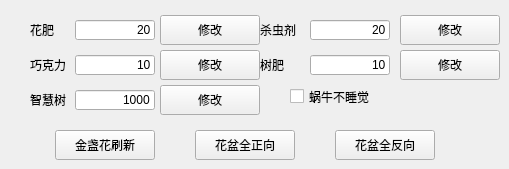
    <widget class="QWidget" name="tab_8">
     <attribute name="title">
      <string>花园</string>
     </attribute>
     <widget class="QPushButton" name="ModifyChocolate">
      <property name="geometry">
       <rect>
        <x>160</x>
        <y>50</y>
        <width>100</width>
        <height>30</height>
       </rect>
      </property>
      <property name="text">
       <string>修改</string>
      </property>
     </widget>
     <widget class="QLineEdit" name="Chocolate">
      <property name="geometry">
       <rect>
        <x>75</x>
        <y>55</y>
        <width>80</width>
        <height>20</height>
       </rect>
      </property>
      <property name="layoutDirection">
       <enum>Qt::LeftToRight</enum>
      </property>
      <property name="inputMethodHints">
       <set>Qt::ImhDigitsOnly</set>
      </property>
      <property name="text">
       <string>10</string>
      </property>
      <property name="alignment">
       <set>Qt::AlignRight|Qt::AlignTrailing|Qt::AlignVCenter</set>
      </property>
     </widget>
     <widget class="QLabel" name="label_4">
      <property name="geometry">
       <rect>
        <x>30</x>
        <y>55</y>
        <width>39</width>
        <height>19</height>
       </rect>
      </property>
      <property name="text">
       <string>巧克力</string>
      </property>
     </widget>
     <widget class="QPushButton" name="ModifyWisdomTreeHeight">
      <property name="geometry">
       <rect>
        <x>160</x>
        <y>85</y>
        <width>100</width>
        <height>30</height>
       </rect>
      </property>
      <property name="text">
       <string>修改</string>
      </property>
     </widget>
     <widget class="QLabel" name="label_3">
      <property name="geometry">
       <rect>
        <x>30</x>
        <y>90</y>
        <width>39</width>
        <height>19</height>
       </rect>
      </property>
      <property name="text">
       <string>智慧树</string>
      </property>
     </widget>
     <widget class="QLineEdit" name="WisdomTreeHeight">
      <property name="geometry">
       <rect>
        <x>75</x>
        <y>90</y>
        <width>80</width>
        <height>20</height>
       </rect>
      </property>
      <property name="layoutDirection">
       <enum>Qt::LeftToRight</enum>
      </property>
      <property name="inputMethodHints">
       <set>Qt::ImhDigitsOnly</set>
      </property>
      <property name="text">
       <string>1000</string>
      </property>
      <property name="alignment">
       <set>Qt::AlignRight|Qt::AlignTrailing|Qt::AlignVCenter</set>
      </property>
     </widget>
     <widget class="QLineEdit" name="Fertilizer">
      <property name="geometry">
       <rect>
        <x>75</x>
        <y>20</y>
        <width>80</width>
        <height>20</height>
       </rect>
      </property>
      <property name="layoutDirection">
       <enum>Qt::LeftToRight</enum>
      </property>
      <property name="inputMethodHints">
       <set>Qt::ImhDigitsOnly</set>
      </property>
      <property name="text">
       <string>20</string>
      </property>
      <property name="alignment">
       <set>Qt::AlignRight|Qt::AlignTrailing|Qt::AlignVCenter</set>
      </property>
     </widget>
     <widget class="QLabel" name="label_31">
      <property name="geometry">
       <rect>
        <x>30</x>
        <y>20</y>
        <width>26</width>
        <height>19</height>
       </rect>
      </property>
      <property name="text">
       <string>花肥</string>
      </property>
     </widget>
     <widget class="QPushButton" name="ModifyFertilizer">
      <property name="geometry">
       <rect>
        <x>160</x>
        <y>15</y>
        <width>100</width>
        <height>30</height>
       </rect>
      </property>
      <property name="text">
       <string>修改</string>
      </property>
      <property name="autoDefault">
       <bool>false</bool>
      </property>
     </widget>
     <widget class="QPushButton" name="ModifyBugSpray">
      <property name="geometry">
       <rect>
        <x>400</x>
        <y>15</y>
        <width>100</width>
        <height>30</height>
       </rect>
      </property>
      <property name="text">
       <string>修改</string>
      </property>
     </widget>
     <widget class="QPushButton" name="ModifyTreeFertilizer">
      <property name="geometry">
       <rect>
        <x>400</x>
        <y>50</y>
        <width>100</width>
        <height>30</height>
       </rect>
      </property>
      <property name="text">
       <string>修改</string>
      </property>
     </widget>
     <widget class="QLineEdit" name="BugSpray">
      <property name="geometry">
       <rect>
        <x>310</x>
        <y>20</y>
        <width>80</width>
        <height>20</height>
       </rect>
      </property>
      <property name="layoutDirection">
       <enum>Qt::LeftToRight</enum>
      </property>
      <property name="inputMethodHints">
       <set>Qt::ImhDigitsOnly</set>
      </property>
      <property name="text">
       <string>20</string>
      </property>
      <property name="alignment">
       <set>Qt::AlignRight|Qt::AlignTrailing|Qt::AlignVCenter</set>
      </property>
     </widget>
     <widget class="QLabel" name="label_32">
      <property name="geometry">
       <rect>
        <x>260</x>
        <y>55</y>
        <width>26</width>
        <height>19</height>
       </rect>
      </property>
      <property name="text">
       <string>树肥</string>
      </property>
     </widget>
     <widget class="QLabel" name="label_33">
      <property name="geometry">
       <rect>
        <x>260</x>
        <y>20</y>
        <width>39</width>
        <height>19</height>
       </rect>
      </property>
      <property name="text">
       <string>杀虫剂</string>
      </property>
     </widget>
     <widget class="QLineEdit" name="TreeFertilizer">
      <property name="geometry">
       <rect>
        <x>310</x>
        <y>55</y>
        <width>80</width>
        <height>20</height>
       </rect>
      </property>
      <property name="layoutDirection">
       <enum>Qt::LeftToRight</enum>
      </property>
      <property name="inputMethodHints">
       <set>Qt::ImhDigitsOnly</set>
      </property>
      <property name="text">
       <string>10</string>
      </property>
      <property name="alignment">
       <set>Qt::AlignRight|Qt::AlignTrailing|Qt::AlignVCenter</set>
      </property>
     </widget>
     <widget class="QPushButton" name="MarigoldRefresh">
      <property name="geometry">
       <rect>
        <x>55</x>
        <y>130</y>
        <width>100</width>
        <height>30</height>
       </rect>
      </property>
      <property name="text">
       <string>金盏花刷新</string>
      </property>
     </widget>
     <widget class="QPushButton" name="GardenPlantRight">
      <property name="geometry">
       <rect>
        <x>195</x>
        <y>130</y>
        <width>100</width>
        <height>30</height>
       </rect>
      </property>
      <property name="text">
       <string>花盆全正向</string>
      </property>
     </widget>
     <widget class="QPushButton" name="GardenPlantLeft">
      <property name="geometry">
       <rect>
        <x>335</x>
        <y>130</y>
        <width>100</width>
        <height>30</height>
       </rect>
      </property>
      <property name="text">
       <string>花盆全反向</string>
      </property>
     </widget>
     <widget class="QCheckBox" name="NoSnailSleep">
      <property name="geometry">
       <rect>
        <x>290</x>
        <y>85</y>
        <width>90</width>
        <height>23</height>
       </rect>
      </property>
      <property name="text">
       <string>蜗牛不睡觉</string>
      </property>
     </widget>
    </widget>
